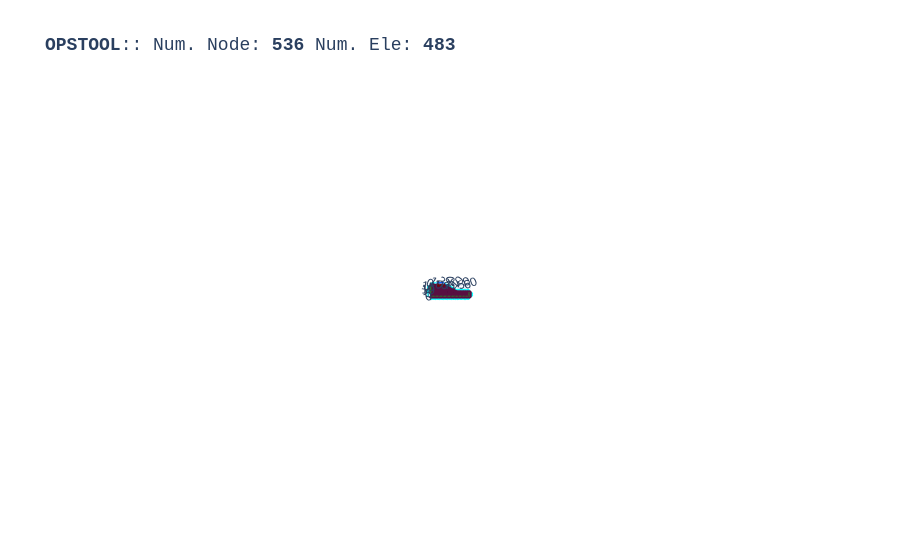

Source (notebook cell):
### Code cell
ops.wipeAnalysis()
ops.setTime(0.0)

ops.timeSeries("Linear", 1)
ops.pattern("Plain", 1, 1)
for bb in BEAMs:
    opst.pre.transform_beam_uniform_load(bb, wy=-30.0)

opst.vis.plotly.plot_model(show_node_numbering=False, show_ele_numbering=False, show_nodal_loads = True, show_ele_loads=True)

### Figure 1 — Plotly figure (JSON) as saved in the notebook; plotly's stock layout.template omitted (floating-point values rounded to 4 significant figures; data arrays with more than 128 entries replaced by an {"elided": "..."} marker saying what was removed)
{"data": [{"color": "#00FFFF", "hoverinfo": "skip", "i": {"elided": "946 int values"}, "j": {"elided": "946 int values"}, "k": {"elided": "946 int values"}, "name": "FourNodeQuadUP", "opacity": 1, "type": "mesh3d", "x": {"elided": "1892 float values"}, "y": {"elided": "1892 float values"}, "z": {"elided": "1892 float values"}}, {"connectgaps": false, "hoverinfo": "skip", "line": {"color": "black", "width": 1}, "mode": "lines", "name": "Edge", "type": "scatter3d", "x": {"elided": "2838 float values"}, "y": {"elided": "2838 float values"}, "z": {"elided": "2838 float values"}}, {"connectgaps": false, "hoverinfo": "skip", "line": {"color": "#0652ff", "width": 5}, "mode": "lines", "name": "DispBeamColumn2d", "type": "scatter3d", "x": [20.0, 18.95, NaN, 18.95, 17.89, NaN, 17.89, 16.84, NaN, 16.84, 15.79, NaN, 15.79, 14.74, NaN, 14.74, 13.68, NaN, 13.68, 12.63, NaN, 12.63, 11.58, NaN, 11.58, 10.53, NaN, 10.53, 9.474, NaN], "y": [15.0, 15.0, NaN, 15.0, 15.0, NaN, 15.0, 15.0, NaN, 15.0, 15.0, NaN, 15.0, 15.0, NaN, 15.0, 15.0, NaN, 15.0, 15.0, NaN, 15.0, 15.0, NaN, 15.0, 15.0, NaN, 15.0, 15.0, NaN], "z": [0.0, 0.0, NaN, 0.0, 0.0, NaN, 0.0, 0.0, NaN, 0.0, 0.0, NaN, 0.0, 0.0, NaN, 0.0, 0.0, NaN, 0.0, 0.0, NaN, 0.0, 0.0, NaN, 0.0, 0.0, NaN, 0.0, 0.0, NaN]}, {"customdata": {"elided": "473 str values"}, "hovertemplate": "%{customdata}", "marker": {"color": "#00FFFF", "size": 3, "symbol": "diamond-open"}, "mode": "markers", "name": "FourNodeQuadUP", "type": "scatter3d", "x": {"elided": "473 float values"}, "y": {"elided": "473 float values"}, "z": {"elided": "473 float values"}}, {"customdata": ["eleTag: 1001<br>connectedNodes:<br> [526 527]", "eleTag: 1002<br>connectedNodes:<br> [527 528]", "eleTag: 1003<br>connectedNodes:<br> [528 529]", "eleTag: 1004<br>connectedNodes:<br> [529 530]", "eleTag: 1005<br>connectedNodes:<br> [530 531]", "eleTag: 1006<br>connectedNodes:<br> [531 532]", "eleTag: 1007<br>connectedNodes:<br> [532 533]", "eleTag: 1008<br>connectedNodes:<br> [533 534]", "eleTag: 1009<br>connectedNodes:<br> [534 535]", "eleTag: 1010<br>connectedNodes:<br> [535 536]"], "hovertemplate": "%{customdata}", "marker": {"color": "#0652ff", "size": 3, "symbol": "diamond-open"}, "mode": "markers", "name": "DispBeamColumn2d", "type": "scatter3d", "x": [19.47, 18.42, 17.37, 16.32, 15.26, 14.21, 13.16, 12.11, 11.05, 10.0], "y": [15.0, 15.0, 15.0, 15.0, 15.0, 15.0, 15.0, 15.0, 15.0, 15.0], "z": [0.0, 0.0, 0.0, 0.0, 0.0, 0.0, 0.0, 0.0, 0.0, 0.0]}, {"customdata": {"elided": "536 str values"}, "hovertemplate": "x: %{x}<br>y: %{y}<br>z: %{z} <br>nodeTag: %{customdata}", "marker": {"color": "#580f41", "size": 3, "symbol": "circle"}, "mode": "markers", "name": "Nodes", "type": "scatter3d", "x": {"elided": "536 float values"}, "y": {"elided": "536 float values"}, "z": {"elided": "536 float values"}}, {"connectgaps": false, "hoverinfo": "skip", "line": {"color": "#15b01a", "width": 1}, "mode": "lines", "name": "BC", "type": "scatter3d", "x": {"elided": "768 float values"}, "y": {"elided": "768 float values"}, "z": {"elided": "768 float values"}}, {"connectgaps": false, "hoverinfo": "skip", "line": {"color": "#FF1493", "width": 2.5}, "mode": "lines", "name": "mp constraint", "type": "scatter3d", "x": [20.0, 20.0, NaN, 18.95, 18.95, NaN, 17.89, 17.89, NaN, 16.84, 16.84, NaN, 15.79, 15.79, NaN, 14.74, 14.74, NaN, 13.68, 13.68, NaN, 12.63, 12.63, NaN, 11.58, 11.58, NaN, 10.53, 10.53, NaN, 9.474, 9.474, NaN], "y": [15.0, 15.0, NaN, 15.0, 15.0, NaN, 15.0, 15.0, NaN, 15.0, 15.0, NaN, 15.0, 15.0, NaN, 15.0, 15.0, NaN, 15.0, 15.0, NaN, 15.0, 15.0, NaN, 15.0, 15.0, NaN, 15.0, 15.0, NaN, 15.0, 15.0, NaN], "z": [0.0, 0.0, NaN, 0.0, 0.0, NaN, 0.0, 0.0, NaN, 0.0, 0.0, NaN, 0.0, 0.0, NaN, 0.0, 0.0, NaN, 0.0, 0.0, NaN, 0.0, 0.0, NaN, 0.0, 0.0, NaN, 0.0, 0.0, NaN, 0.0, 0.0, NaN]}, {"connectgaps": false, "hovertemplate": "<b>%{text}</b>", "line": {"color": "#7a0403", "width": 5}, "mode": "lines", "name": "<b>Pattern 1</b><br>Element Load", "text": {"elided": "330 str values"}, "type": "scatter3d", "x": {"elided": "330 float values"}, "y": {"elided": "330 float values"}, "z": {"elided": "330 float values"}}, {"color": "#7a0403", "hovertemplate": "<b>%{text}", "i": {"elided": "3520 int values"}, "j": {"elided": "3520 int values"}, "k": {"elided": "3520 int values"}, "name": "<b>Pattern 1</b><br>Element Load", "text": {"elided": "1980 str values"}, "type": "mesh3d", "x": {"elided": "1980 float values"}, "y": {"elided": "1980 float values"}, "z": {"elided": "1980 float values"}}, {"connectgaps": false, "hovertemplate": "<b>%{text}</b>", "line": {"color": "#7a0403", "width": 5}, "mode": "lines", "name": "<b>Pattern 1</b><br>Element Load", "text": {"elided": "330 str values"}, "type": "scatter3d", "x": {"elided": "330 float values"}, "y": {"elided": "330 float values"}, "z": {"elided": "330 float values"}}, {"color": "#7a0403", "hovertemplate": "<b>%{text}", "i": {"elided": "3520 int values"}, "j": {"elided": "3520 int values"}, "k": {"elided": "3520 int values"}, "name": "<b>Pattern 1</b><br>Element Load", "text": {"elided": "1980 str values"}, "type": "mesh3d", "x": {"elided": "1980 float values"}, "y": {"elided": "1980 float values"}, "z": {"elided": "1980 float values"}}, {"connectgaps": false, "hovertemplate": "<b>%{text}</b>", "line": {"color": "#7a0403", "width": 5}, "mode": "lines", "name": "<b>Pattern 1</b><br>Element Load", "text": {"elided": "330 str values"}, "type": "scatter3d", "x": {"elided": "330 float values"}, "y": {"elided": "330 float values"}, "z": {"elided": "330 float values"}}, {"color": "#7a0403", "hovertemplate": "<b>%{text}", "i": {"elided": "3520 int values"}, "j": {"elided": "3520 int values"}, "k": {"elided": "3520 int values"}, "name": "<b>Pattern 1</b><br>Element Load", "text": {"elided": "1980 str values"}, "type": "mesh3d", "x": {"elided": "1980 float values"}, "y": {"elided": "1980 float values"}, "z": {"elided": "1980 float values"}}], "layout": {"autosize": true, "font": {"family": "Arial, sans-serif"}, "scene": {"aspectmode": "data", "camera": {"eye": {"x": 0, "y": -0.1, "z": 60}}, "dragmode": "pan", "xaxis": {"showbackground": false}, "yaxis": {"showbackground": false}, "zaxis": {"showbackground": true, "showgrid": true, "showticklabels": false, "ticks": "", "title": {"text": ""}, "visible": true}}, "showlegend": false, "title": {"font": {"family": "courier", "size": 18}, "text": "<b>OPSTOOL</b>:: Num. Node: <b>536</b> Num. Ele: <b>483</b>"}}}
